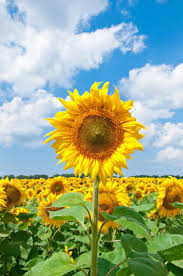
#> input picture Bunga.jpg, 183 x 276 px
$ python pengolahan_citra_digital.py
#> lines starting #> are read from the running program, lines starting #| are printed output that depends on the picture
import cv2
import matplotlib.pyplot as plt

img = cv2.imread('Bunga.jpg')
#> img is the input picture: shape (276, 183, 3); mean B, G, R 132.7, 168.9, 151.4

img_rgb = cv2.cvtColor(img, cv2.COLOR_BGR2RGB)

gray = cv2.cvtColor(img, cv2.COLOR_BGR2GRAY)
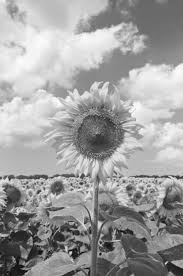
#> gray: shape (276, 183); min 5, max 254, mean 159.5

blur = cv2.GaussianBlur(img_rgb, (7,7), 0)
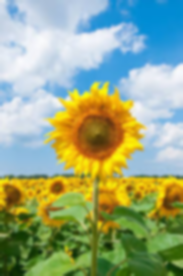
#> blur: shape (276, 183, 3); mean R, G, B 151.4, 168.9, 132.7

edges = cv2.Canny(gray, 100, 200)
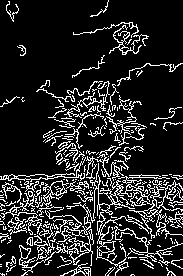
#> edges: shape (276, 183); 15.2% white in thin lines or dots

plt.figure(figsize=(10,8))

plt.subplot(2,2,1)
plt.title('Citra Asli')
plt.imshow(img_rgb)
plt.axis('off')

plt.subplot(2,2,2)
plt.title('Grayscale')
plt.imshow(gray, cmap='gray')
plt.axis('off')

plt.subplot(2,2,3)
plt.title('Gaussian Blur')
plt.imshow(blur)
plt.axis('off')

plt.subplot(2,2,4)
plt.title('Deteksi Tepi (Canny)')
plt.imshow(edges, cmap='gray')
plt.axis('off')

plt.tight_layout()
plt.show()
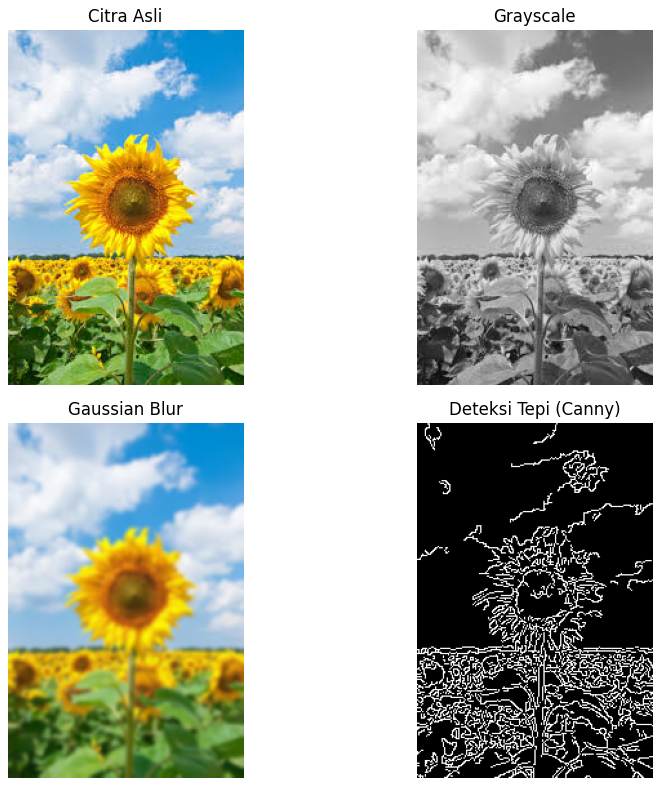
#> figure drawn by matplotlib, 4 panels
